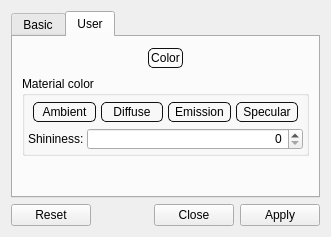
<?xml version="1.0" encoding="UTF-8"?>
<ui version="4.0">
 <class>GOColorModeDesigner</class>
 <widget class="QWidget" name="GOColorModeDesigner">
  <property name="geometry">
   <rect>
    <x>0</x>
    <y>0</y>
    <width>331</width>
    <height>237</height>
   </rect>
  </property>
  <property name="windowTitle">
   <string>Atom Label</string>
  </property>
  <property name="toolTip">
   <string/>
  </property>
  <layout class="QVBoxLayout" name="_2">
   <item>
    <widget class="QTabWidget" name="tabWidget">
     <property name="currentIndex">
      <number>1</number>
     </property>
     <widget class="QWidget" name="tab">
      <attribute name="title">
       <string>Basic</string>
      </attribute>
      <layout class="QVBoxLayout" name="verticalLayout_2">
       <item>
        <widget class="QGroupBox" name="generalGB">
         <property name="title">
          <string>General</string>
         </property>
        </widget>
       </item>
       <item>
        <widget class="QGroupBox" name="groupBox">
         <property name="title">
          <string>Specific</string>
         </property>
         <layout class="QHBoxLayout" name="horizontalLayout">
          <item>
           <widget class="QLabel" name="label">
            <property name="sizePolicy">
             <sizepolicy hsizetype="Maximum" vsizetype="Preferred">
              <horstretch>0</horstretch>
              <verstretch>0</verstretch>
             </sizepolicy>
            </property>
            <property name="text">
             <string>Mode:</string>
            </property>
           </widget>
          </item>
          <item>
           <widget class="QComboBox" name="modesCB"/>
          </item>
         </layout>
        </widget>
       </item>
       <item>
        <spacer name="verticalSpacer">
         <property name="orientation">
          <enum>Qt::Vertical</enum>
         </property>
         <property name="sizeHint" stdset="0">
          <size>
           <width>20</width>
           <height>40</height>
          </size>
         </property>
        </spacer>
       </item>
      </layout>
     </widget>
     <widget class="QWidget" name="userColorTab">
      <property name="styleSheet">
       <string notr="true">QPushButton {
	border: 1px solid #101010;
	border-radius: 5px;
    padding: 2px;
    margin: 2px;
}</string>
      </property>
      <attribute name="title">
       <string>User</string>
      </attribute>
      <layout class="QVBoxLayout" name="verticalLayout">
       <item>
        <layout class="QHBoxLayout" name="horizontalLayout_1">
         <item>
          <spacer name="horizontalSpacer_1">
           <property name="orientation">
            <enum>Qt::Horizontal</enum>
           </property>
           <property name="sizeHint" stdset="0">
            <size>
             <width>40</width>
             <height>20</height>
            </size>
           </property>
          </spacer>
         </item>
         <item>
          <widget class="QColorPushButton" name="TBEleColor">
           <property name="text">
            <string>Color</string>
           </property>
          </widget>
         </item>
         <item>
          <spacer name="horizontalSpacer_2">
           <property name="orientation">
            <enum>Qt::Horizontal</enum>
           </property>
           <property name="sizeHint" stdset="0">
            <size>
             <width>40</width>
             <height>20</height>
            </size>
           </property>
          </spacer>
         </item>
        </layout>
       </item>
       <item>
        <widget class="QGroupBox" name="groupBox_2">
         <property name="title">
          <string>Material color</string>
         </property>
         <layout class="QVBoxLayout" name="verticalLayout_5">
          <property name="spacing">
           <number>3</number>
          </property>
          <property name="margin">
           <number>3</number>
          </property>
          <item>
           <layout class="QHBoxLayout" name="_3">
            <property name="spacing">
             <number>1</number>
            </property>
            <property name="leftMargin">
             <number>3</number>
            </property>
            <property name="topMargin">
             <number>1</number>
            </property>
            <property name="rightMargin">
             <number>3</number>
            </property>
            <property name="bottomMargin">
             <number>1</number>
            </property>
            <item>
             <widget class="QColorPushButton" name="TBEleAmbient">
              <property name="minimumSize">
               <size>
                <width>0</width>
                <height>0</height>
               </size>
              </property>
              <property name="toolTip">
               <string>Click to change color.</string>
              </property>
              <property name="whatsThis">
               <string>Click on this button will invoke color dialog, where you can change colors for all properties. Ambient, diffuse, emission, specular.</string>
              </property>
              <property name="text">
               <string>Ambient</string>
              </property>
             </widget>
            </item>
            <item>
             <widget class="QColorPushButton" name="TBEleDiffuse">
              <property name="minimumSize">
               <size>
                <width>0</width>
                <height>0</height>
               </size>
              </property>
              <property name="toolTip">
               <string>Click to change color.</string>
              </property>
              <property name="whatsThis">
               <string>Click on this button will invoke color dialog, where you can change colors for all properties. Ambient, diffuse, emission, specular.</string>
              </property>
              <property name="text">
               <string>Diffuse</string>
              </property>
             </widget>
            </item>
            <item>
             <widget class="QColorPushButton" name="TBEleEmission">
              <property name="minimumSize">
               <size>
                <width>0</width>
                <height>0</height>
               </size>
              </property>
              <property name="toolTip">
               <string>Click to change color.</string>
              </property>
              <property name="whatsThis">
               <string>Click on this button will invoke color dialog, where you can change colors for all properties. Ambient, diffuse, emission, specular.</string>
              </property>
              <property name="text">
               <string>Emission</string>
              </property>
             </widget>
            </item>
            <item>
             <widget class="QColorPushButton" name="TBEleSpecular">
              <property name="minimumSize">
               <size>
                <width>0</width>
                <height>0</height>
               </size>
              </property>
              <property name="toolTip">
               <string>Click to change color.</string>
              </property>
              <property name="whatsThis">
               <string>Click on this button will invoke color dialog, where you can change colors for all properties. Ambient, diffuse, emission, specular.</string>
              </property>
              <property name="text">
               <string>Specular</string>
              </property>
             </widget>
            </item>
           </layout>
          </item>
          <item>
           <layout class="QHBoxLayout" name="horizontalLayout_2">
            <item>
             <widget class="QLabel" name="label_3">
              <property name="sizePolicy">
               <sizepolicy hsizetype="Minimum" vsizetype="Preferred">
                <horstretch>0</horstretch>
                <verstretch>0</verstretch>
               </sizepolicy>
              </property>
              <property name="text">
               <string>Shininess:</string>
              </property>
             </widget>
            </item>
            <item>
             <widget class="QSpinBox" name="SBEleShininess">
              <property name="sizePolicy">
               <sizepolicy hsizetype="Expanding" vsizetype="Fixed">
                <horstretch>0</horstretch>
                <verstretch>0</verstretch>
               </sizepolicy>
              </property>
              <property name="alignment">
               <set>Qt::AlignRight|Qt::AlignTrailing|Qt::AlignVCenter</set>
              </property>
              <property name="maximum">
               <number>128</number>
              </property>
             </widget>
            </item>
           </layout>
          </item>
         </layout>
        </widget>
       </item>
       <item>
        <spacer name="verticalSpacer_2">
         <property name="orientation">
          <enum>Qt::Vertical</enum>
         </property>
         <property name="sizeHint" stdset="0">
          <size>
           <width>20</width>
           <height>40</height>
          </size>
         </property>
        </spacer>
       </item>
      </layout>
     </widget>
    </widget>
   </item>
   <item>
    <widget class="QDialogButtonBox" name="buttonBox">
     <property name="standardButtons">
      <set>QDialogButtonBox::Apply|QDialogButtonBox::Close|QDialogButtonBox::Reset</set>
     </property>
    </widget>
   </item>
  </layout>
 </widget>
 <customwidgets>
  <customwidget>
   <class>QColorPushButton</class>
   <extends>QPushButton</extends>
   <header location="global">ColorPushButton.hpp</header>
  </customwidget>
 </customwidgets>
 <resources/>
 <connections/>
</ui>
